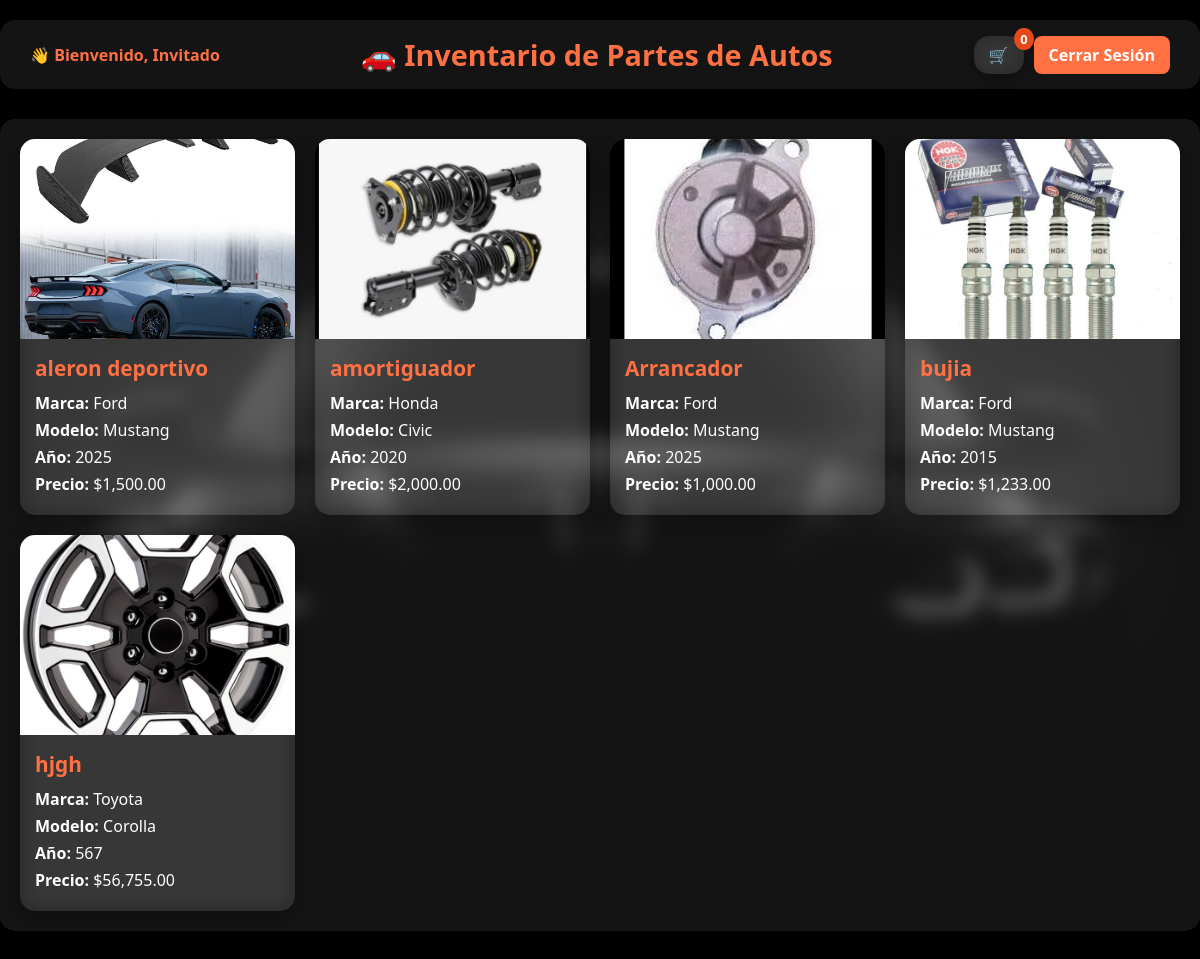
/FrontEnd/public/inventario_publico.php (signed in), run on the app's committed database.
### tables this page shows
CREATE TABLE IF NOT EXISTS `inventario_partes` (
  `id` int NOT NULL AUTO_INCREMENT,
  `nombre_parte` varchar(100) NOT NULL,
  `marca_auto` varchar(50) NOT NULL,
  `modelo_auto` varchar(100) DEFAULT NULL,
  `anio` int NOT NULL,
  `descripcion` text,
  `costo` decimal(10,2) NOT NULL,
  `unidades` int NOT NULL DEFAULT '0',
  `activo` tinyint(1) DEFAULT '1',
  `imagen` varchar(255) DEFAULT NULL,
  `creado_en` timestamp NULL DEFAULT CURRENT_TIMESTAMP,
  PRIMARY KEY (`id`)
);

### BackEnd/conexion.php (called while the page is built, shortened)
<?php
class Database {
    private $host = 'localhost';
    private $db_name = 'rastro_autos';
    private $username = 'root';
    private $password = '123root';
    private $conn;
    private function connect() {
        try {
            $this->conn = new PDO(
                "mysql:host={$this->host};dbname={$this->db_name};charset=utf8mb4",
                $this->username,
                $this->password
            );
            $this->conn->setAttribute(PDO::ATTR_ERRMODE, PDO::ERRMODE_EXCEPTION);
            $this->conn->setAttribute(PDO::ATTR_DEFAULT_FETCH_MODE, PDO::FETCH_ASSOC);
        } catch (PDOException $e) {
            die("❌ Error de conexión: " . $e->getMessage());
        }
    }
    public function getConnection() {
        return $this->conn;
    }
}
?>

### BackEnd/CRUD/inventarioCRUD.php (called while the page is built, shortened)
<?php
require_once(__DIR__ . '/../conexion.php');
class InventarioCRUD {
    private $conn;
    public function __construct() {
        $database = new Database();
        $this->conn = $database->getConnection();
    }
    public function obtenerPartesActivas() {
    $stmt = $this->conn->query("SELECT * FROM inventario_partes WHERE activo = 1 ORDER BY nombre_parte ASC");
    return $stmt->fetchAll(PDO::FETCH_ASSOC);
}
}
?>

### FrontEnd/public/inventario_publico.php (the view, shortened to what this page needs)
<?php
require_once '../../BackEnd/CRUD/inventarioCRUD.php';
$inventario = new InventarioCRUD();
$productos = $inventario->obtenerPartesActivas();
$nombreUsuario = isset($_SESSION['nombre']) ? htmlspecialchars($_SESSION['nombre']) : 'Invitado';
?>
<!DOCTYPE html>
<html lang="es">
<head>
    <link rel="stylesheet" href="../css/publico.css?v=5">
</head>
<body>
    <header class="header">
        <div class="header-left">
            <span class="usuario">👋 Bienvenido, <?php echo $nombreUsuario; ?></span>
        </div>
        <div class="header-center">
            <h1>🚗 Inventario de Partes de Autos</h1>
        </div>
        <div class="header-right">
            <a href="carrito.php" class="cart-btn">
                🛒 <span id="cart-count">
                    <?php echo isset($_SESSION['carrito']) ? array_sum($_SESSION['carrito']) : 0; ?>
                </span>
            </a>
            <a href="../../FrontEnd/admin/login.html" class="btn-logout">Cerrar Sesión</a>
        </div>
    </header>
    <div class="container">
        <div id="gridProductos" class="grid-productos">
            <?php if (!empty($productos)): ?>
                <?php foreach ($productos as $producto): ?>
                    <a href="detalle_pieza.php?id=<?php echo $producto['id']; ?>" class="card-link">
                        <div class="card">
                            <div class="card-img">
                                <?php echo $producto['imagen'] ? "<img src='../../{$producto['imagen']}' alt='{$producto['nombre_parte']}'>" : '<div class="no-img">Sin Imagen</div>'; ?>
                            </div>
                            <div class="card-body">
                                <h2><?php echo $producto['nombre_parte']; ?></h2>
                                <p><strong>Marca:</strong> <?php echo $producto['marca_auto']; ?></p>
                                <p><strong>Modelo:</strong> <?php echo $producto['modelo_auto']; ?></p>
                                <p><strong>Año:</strong> <?php echo $producto['anio']; ?></p>
                                <p><strong>Precio:</strong> $<?php echo number_format($producto['costo'], 2); ?></p>
                            </div>
                        </div>
                    </a>
                <?php endforeach; ?>
            <?php else: ?>
                <p>No hay productos disponibles.</p>
            <?php endif; ?>
        </div>
    </div>
</body>
</html>

### FrontEnd/css/publico.css (style rules this page uses)
body { margin: 0; padding: 0; font-family: "Segoe UI", Tahoma, Geneva, Verdana, sans-serif; background: linear-gradient(rgba(0, 0, 0, 0.5), rgba(0, 0, 0, 0.5)), url('../../img/fondoinventario.jpg') no-repeat center center fixed; background-size: cover; color: #fff; }
.header { display: flex; justify-content: space-between; align-items: center; padding: 15px 30px; margin: 20px auto; max-width: 1200px; background: rgba(255, 255, 255, 0.08); backdrop-filter: blur(10px); -webkit-backdrop-filter: blur(10px); border-radius: 15px; box-shadow: 0 6px 20px rgba(0, 0, 0, 0.3); }
.header-left { display: flex; align-items: center; gap: 15px; }
.header-left .usuario { font-size: 1rem; color: #FF7043; font-weight: bold; }
.header-center { flex: 1; text-align: center; }
.header-center h1 { margin: 0; color: #FF7043; font-size: 1.8rem; }
.header-right { display: flex; align-items: center; gap: 10px; }
.btn-logout { background-color: #FF7043; color: #fff; padding: 8px 15px; border-radius: 8px; text-decoration: none; font-weight: bold; transition: background-color 0.3s ease; }
.cart-btn { background: rgba(255, 255, 255, 0.08); backdrop-filter: blur(10px); color: #FF7043; padding: 8px 15px; border-radius: 15px; text-decoration: none; font-weight: bold; display: flex; align-items: center; position: relative; box-shadow: 0 4px 12px rgba(0, 0, 0, 0.3); transition: background-color 0.3s ease, color 0.3s ease; }
.cart-btn #cart-count { background: #E64A19; border-radius: 50%; padding: 2px 6px; font-size: 0.8rem; position: absolute; top: -8px; right: -10px; color: #fff; }
.container { max-width: 1200px; margin: 30px auto; padding: 20px; background: rgba(255, 255, 255, 0.08); backdrop-filter: blur(10px); border-radius: 15px; box-shadow: 0 6px 20px rgba(0, 0, 0, 0.5); }
.grid-productos { display: grid; grid-template-columns: repeat(auto-fill, minmax(250px, 1fr)); gap: 20px; }
.card-link { display: block; text-decoration: none; color: inherit; }
.card { background: rgba(255, 255, 255, 0.08); backdrop-filter: blur(10px); -webkit-backdrop-filter: blur(10px); border-radius: 15px; box-shadow: 0 6px 20px rgba(0, 0, 0, 0.3); overflow: hidden; transition: transform 0.3s ease, box-shadow 0.3s ease; color: #fff; }
.card-img img, .card .no-img { width: 100%; height: 200px; object-fit: cover; background: #333; display: flex; align-items: center; justify-content: center; color: #ccc; font-size: 1rem; }
.card-body { padding: 15px; }
.card-body h2 { margin: 0 0 10px; color: #FF7043; font-size: 1.3rem; }
.card-body p { margin: 5px 0; font-size: 1rem; }

### data on the page
inventario_partes: imagen (picture), nombre_parte "aleron deportivo", marca_auto "Ford", modelo_auto "Mustang", anio "2025", costo "1,500.00"
inventario_partes: imagen+nombre_parte (picture), nombre_parte "amortiguador", marca_auto "Honda", modelo_auto "Civic", anio "2020", costo "2,000.00"
inventario_partes: imagen (picture), nombre_parte "Arrancador", marca_auto "Ford", modelo_auto "Mustang", anio "2025", costo "1,000.00"
inventario_partes: imagen+nombre_parte (picture), nombre_parte "bujia", marca_auto "Ford", modelo_auto "Mustang", anio "2015", costo "1,233.00"
inventario_partes: imagen (picture), nombre_parte "hjgh", marca_auto "Toyota", modelo_auto "Corolla", anio "567", costo "56,755.00"

### other printed values
$nombreUsuario "Invitado"
